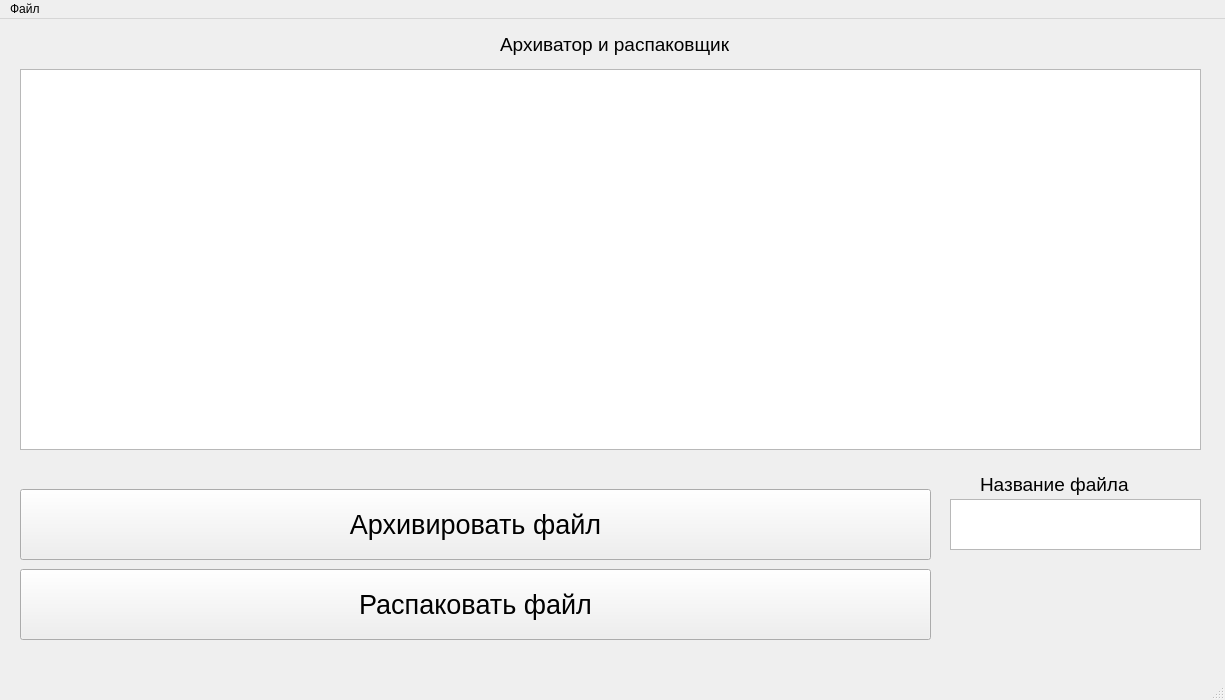
<?xml version="1.0" encoding="UTF-8"?>
<ui version="4.0">
 <class>MainWindow</class>
 <widget class="QMainWindow" name="MainWindow">
  <property name="geometry">
   <rect>
    <x>0</x>
    <y>0</y>
    <width>1225</width>
    <height>700</height>
   </rect>
  </property>
  <property name="windowTitle">
   <string>MainWindow</string>
  </property>
  <widget class="QWidget" name="centralwidget">
   <widget class="QTextEdit" name="okno_texta">
    <property name="geometry">
     <rect>
      <x>20</x>
      <y>50</y>
      <width>1181</width>
      <height>381</height>
     </rect>
    </property>
   </widget>
   <widget class="QPushButton" name="button_arhiv">
    <property name="geometry">
     <rect>
      <x>20</x>
      <y>470</y>
      <width>911</width>
      <height>71</height>
     </rect>
    </property>
    <property name="font">
     <font>
      <pointsize>20</pointsize>
     </font>
    </property>
    <property name="text">
     <string>Архивировать файл</string>
    </property>
   </widget>
   <widget class="QPushButton" name="button_raspakovka">
    <property name="geometry">
     <rect>
      <x>20</x>
      <y>550</y>
      <width>911</width>
      <height>71</height>
     </rect>
    </property>
    <property name="font">
     <font>
      <family>MS Shell Dlg 2</family>
      <pointsize>20</pointsize>
      <kerning>true</kerning>
     </font>
    </property>
    <property name="text">
     <string>Распаковать файл</string>
    </property>
   </widget>
   <widget class="QLabel" name="label">
    <property name="geometry">
     <rect>
      <x>500</x>
      <y>10</y>
      <width>301</width>
      <height>31</height>
     </rect>
    </property>
    <property name="font">
     <font>
      <pointsize>14</pointsize>
     </font>
    </property>
    <property name="text">
     <string>Архиватор и распаковщик</string>
    </property>
   </widget>
   <widget class="QTextEdit" name="okno_file">
    <property name="geometry">
     <rect>
      <x>950</x>
      <y>480</y>
      <width>251</width>
      <height>51</height>
     </rect>
    </property>
   </widget>
   <widget class="QLabel" name="label_2">
    <property name="geometry">
     <rect>
      <x>980</x>
      <y>450</y>
      <width>181</width>
      <height>31</height>
     </rect>
    </property>
    <property name="font">
     <font>
      <pointsize>14</pointsize>
     </font>
    </property>
    <property name="text">
     <string>Название файла</string>
    </property>
   </widget>
  </widget>
  <widget class="QMenuBar" name="menubar">
   <property name="geometry">
    <rect>
     <x>0</x>
     <y>0</y>
     <width>1225</width>
     <height>26</height>
    </rect>
   </property>
   <widget class="QMenu" name="menu">
    <property name="title">
     <string>Файл </string>
    </property>
    <addaction name="separator"/>
    <addaction name="action_2"/>
    <addaction name="action_3"/>
   </widget>
   <addaction name="menu"/>
  </widget>
  <widget class="QStatusBar" name="statusbar"/>
  <action name="action_2">
   <property name="text">
    <string>Выбрать файл для архивирования</string>
   </property>
  </action>
  <action name="action_3">
   <property name="text">
    <string>Сохранить файл после распаковки</string>
   </property>
  </action>
 </widget>
 <resources/>
 <connections/>
</ui>
